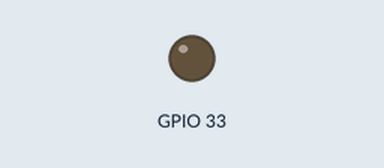
Simulated run of this program. Board: ESP32. Shown: output pins drawn as LEDs (lit = HIGH).

Above: at 0.05 s.
Timing chart, 0 to 5.9 s (numbered marks = the images above):
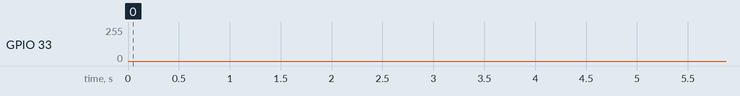

Measured:
- by itself, GPIO 33: 0/255 → 82/255 at 40.0 s

The program:

main.cpp
```cpp
#include <Arduino.h>
#include "DigitalBlink.h"
#include "AnalogBlink.cpp"

void setup() {
  // put your setup code here, to run once:
  Serial.begin(115200);
  //setupLED();

}

void loop() {
  // put your main code here, to run repeatedly:
  //blinkLED();
  analogBlink();
}
```
